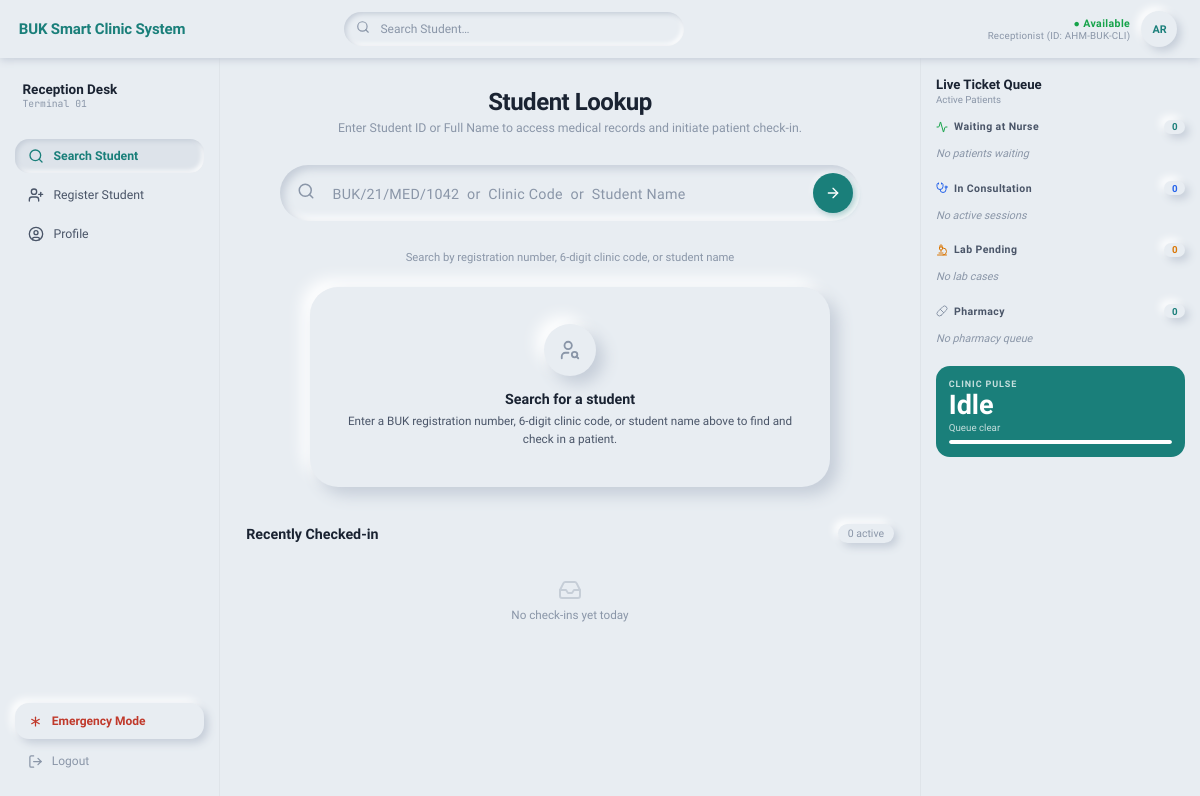
Page /reception/search/ (signed in) on the committed database.
### apps/users/models.py (models this page shows, shortened)
class User(AbstractUser):
    class Role(models.TextChoices):
        ADMIN = "ADMIN", "Administrator"
        RECEPTIONIST = "RECEPTIONIST", "Receptionist"
        NURSE = "NURSE", "Nurse"
        DOCTOR = "DOCTOR", "Doctor"
        LAB_TECH = "LAB_TECH", "Lab Technician"
        PHARMACIST = "PHARMACIST", "Pharmacist"
    username = None
    email = models.EmailField(unique=True)
    role = models.CharField(
        max_length=20, choices=Role.choices, default=Role.RECEPTIONIST
    )
    staff_id = models.CharField(max_length=20, unique=True)
    phone_number = models.CharField(max_length=20, blank=True)
    profile_photo = models.ImageField(upload_to="staff/photos/", null=True, blank=True)
    objects = UserManager()
    USERNAME_FIELD = "email"
    REQUIRED_FIELDS = ["staff_id", "first_name", "last_name"]
    class Meta:
        verbose_name = "User"
        verbose_name_plural = "Users"

### apps/clinic/views.py (the view)
# urls.py: path("reception/search/", views.search_view, name="search"),
@login_required(login_url="clinic:login")
def search_view(request):
    if not _require_receptionist(request):
        raise PermissionDenied
    ctx = _ctx(request)
    ctx["active_nav"] = "search"
    return render(request, "clinic/search.html", ctx)

### apps/clinic/views.py (called while the page is built)
def _require_receptionist(request):
    if not request.user.is_authenticated:
        return False
    role = getattr(request.user, "role", "")
    return role in ("RECEPTIONIST", "ADMIN")

def _queue_stats():
    today = timezone.now().date()
    return {
        "waiting_nurse": Encounter.objects.filter(
            status=Encounter.Status.RECEPTION
        ).count(),
        "with_doctor": Encounter.objects.filter(
            status=Encounter.Status.CONSULTATION
        ).count(),
        "in_lab": Encounter.objects.filter(status=Encounter.Status.LABORATORY).count(),
        "at_pharmacy": Encounter.objects.filter(
            status=Encounter.Status.PHARMACY
        ).count(),
        "closed_today": Encounter.objects.filter(
            status=Encounter.Status.CLOSED, closed_at__date=today
        ).count(),
        "emergency": Encounter.objects.filter(
            status=Encounter.Status.EMERGENCY
        ).count(),
    }

def _recent_encounters():
    today = timezone.now().date()
    return (
        Encounter.objects.select_related("patient")
        .filter(created_at__date=today)
        .exclude(status=Encounter.Status.CLOSED)
        .order_by("-priority", "created_at")[:15]
    )

def _ctx(request):
    return {
        "queue_stats": _queue_stats(),
        "recent_encounters": _recent_encounters(),
        "today": timezone.now().date(),
    }

### apps/clinic/templates/clinic/search.html (shortened to what this page needs)
{% extends "clinic/base.html" %}
{% block content %}
<div class="lookup-hero">
  <h1 class="lookup-title">Student Lookup</h1>
  <p class="lookup-sub">Enter Student ID or Full Name to access medical records and initiate patient check-in.</p>
</div>
<div class="search-bar-wrap">
  <span class="search-ico-left"></span>
  <input
    id="search-inp"
    class="search-bar"
    type="search" name="q"
    autocomplete="off" spellcheck="false"
    placeholder="BUK/21/MED/1042  or  Clinic Code  or  Student Name"
    hx-get="{% url 'clinic:patient_search' %}"
    hx-trigger="input changed delay:400ms, keyup[key=='Enter']"
    hx-target="#search-result"
    hx-indicator="#s-spin"
  >
  <button type="button" class="search-submit" onclick="doSearch()">
    <i data-lucide="arrow-right" style="width:16px;height:16px;"></i>
  </button>
</div>
<div class="search-sub-text">
  Search by registration number, 6-digit clinic code, or student name
</div>
<div id="search-result">
  <div class="state-card">
    <div style="width:52px;height:52px;border-radius:50%;background:var(--bg);box-shadow:var(--neo-md);display:flex;align-items:center;justify-content:center;margin:0 auto 1rem;color:var(--text-3);">
      <i data-lucide="user-search" style="width:22px;height:22px;"></i>
    </div>
    <h3>Search for a student</h3>
    <p>Enter a BUK registration number, 6-digit clinic code, or student name above to find and check in a patient.</p>
  </div>
</div>
<div class="recent-section">
  <div class="recent-header">
    <span class="recent-title">Recently Checked-in</span>
    <span class="recent-count" id="recent-count">{{ recent_encounters|length }} active</span>
  </div>
  <div id="recent-list"
    hx-get="{% url 'clinic:recent_checkins' %}"
    hx-trigger="load, refreshRecent from:body every 20s"
    hx-swap="innerHTML">
    {% include "clinic/partials/recent_checkins.html" %}
  </div>
</div>
{% endblock %}

### apps/clinic/templates/clinic/base.html (shortened to what this page needs)
<!DOCTYPE html>
<html lang="en">
<head>
</head>
<body>
{% block page_wrap %}
<div class="page-shell">
  <header class="topbar">
    <span class="tb-brand">BUK Smart Clinic System</span>
    <div class="tb-search">
      <span class="tb-search-ico"></span>
      <input class="tb-search-inp" type="search" placeholder="Search Student…"
        id="tb-search-inp"
        name="q"
        hx-get="{% url 'clinic:patient_search' %}"
        hx-trigger="input changed delay:400ms"
        hx-target="#search-result"
        hx-push-url="{% url 'clinic:search' %}">
    </div>
    <div class="tb-right">
      <div class="tb-status">
        <span class="tb-available">● Available</span>
        <span class="tb-role">{{ request.user.get_role_display|default:"Receptionist" }} (ID: {{ request.user.staff_id|default:request.user.id }})</span>
      </div>
      <a href="{% url 'clinic:profile' %}" class="tb-avatar" title="Profile">
        {% if request.user.profile_photo %}
          <img src="{{ request.user.profile_photo.url }}" alt="avatar">
        {% else %}
          <span class="tb-avatar-initials">{{ request.user.first_name|first|upper }}{{ request.user.last_name|first|upper }}</span>
        {% endif %}
      </a>
    </div>
  </header>
  <nav class="sidebar">
    <div class="sidebar-section">
      <div class="sidebar-desk">Reception Desk</div>
      <div class="sidebar-term">Terminal 01</div>
    </div>
    <div style="height:1rem;"></div>
    <a href="{% url 'clinic:search' %}" class="nav-link {% if active_nav == 'search' %}active{% endif %}">
      <i data-lucide="search" style="width:16px;height:16px;"></i>
      Search Student
    </a>
    <a href="{% url 'clinic:register' %}" class="nav-link {% if active_nav == 'register' %}active{% endif %}">
      <i data-lucide="user-plus" style="width:16px;height:16px;"></i>
      Register Student
    </a>
    <a href="{% url 'clinic:profile' %}" class="nav-link {% if active_nav == 'profile' %}active{% endif %}">
      <i data-lucide="user-circle" style="width:16px;height:16px;"></i>
      Profile
    </a>
    <div class="sidebar-spacer"></div>
    <button class="emergency-btn" onclick="openEmergencyModal()" type="button">
      <i data-lucide="asterisk" style="width:15px;height:15px;"></i>
      Emergency Mode
    </button>
    <a href="{% url 'clinic:logout' %}" class="logout-btn">
      <i data-lucide="log-out" style="width:15px;height:15px;"></i>
      Logout
    </a>
  </nav>
  <main class="main-content">
    {% block content %}{% endblock %}
  </main>
  <aside class="queue-pane">
    <div>
      <div class="qp-title">Live Ticket Queue</div>
      <div class="qp-sub">Active Patients</div>
    </div>
    <div id="queue-pane-body"
      hx-get="{% url 'clinic:queue_stats' %}"
      hx-trigger="load, refreshQueue from:body every 15s"
      hx-swap="innerHTML">
      {% include "clinic/partials/queue_stats.html" %}
    </div>
  </aside>
</div>
{% endblock %}
</body>
</html>

### apps/clinic/templates/clinic/search.html (style rules this page uses)
.lookup-hero { text-align:center;margin-bottom:2rem }
.lookup-title { font-size:1.6rem;font-weight:800;color:var(--text-1);letter-spacing:-0.02em;margin-bottom:0.35rem }
.lookup-sub { font-size:0.82rem;color:var(--text-3) }
.search-bar-wrap { position:relative;max-width:580px;margin:0 auto 2rem; }
.search-bar { width:100%;height:56px; background:var(--bg); box-shadow:var(--neo-inset); border:none;border-radius:var(--r-xl); padding:0 4.5rem 0 3.5rem; font-size:0.95rem;font-family:var(--font-mono); color:var(--text-1);outline:none; letter-spacing:0.02em; transition:box-shadow 0.2s; }
.search-bar::placeholder { color:var(--text-3);font-family:var(--font-ui) }
.search-ico-left { position:absolute;left:1.1rem;top:50%;transform:translateY(-50%); color:var(--text-3);pointer-events:none;transition:color 0.2s; }
.search-submit { position:absolute;right:0.5rem;top:50%;transform:translateY(-50%); width:40px;height:40px;border-radius:50%; background:var(--teal); box-shadow:3px 3px 6px rgba(26,127,122,0.3),-2px -2px 5px rgba(255,255,255,0.4); border:none;cursor:pointer;color:#fff; display:flex;align-items:center;justify-content:center; transition:all 0.18s var(--ease); }
.search-sub-text { text-align:center;font-size:0.75rem;color:var(--text-3);margin-top:0.5rem }
#search-result { margin-top:1.5rem }
.state-card { background:var(--bg);box-shadow:var(--neo-md);border-radius:var(--r-xl); padding:2.5rem;max-width:520px;margin:0 auto;text-align:center; }
.state-card h3 { font-size:0.95rem;font-weight:700;color:var(--text-1);margin-bottom:0.3rem }
.state-card p { font-size:0.78rem;color:var(--text-2);line-height:1.6 }
.recent-section { margin-top:2.5rem;max-width:660px;margin-left:auto;margin-right:auto }
.recent-header { display:flex;align-items:center;justify-content:space-between;margin-bottom:0.85rem }
.recent-title { font-size:0.95rem;font-weight:700;color:var(--text-1) }
.recent-count { font-size:0.7rem;color:var(--text-3); background:var(--bg);box-shadow:var(--neo-sm); border-radius:var(--r-pill);padding:0.2rem 0.65rem; }

### rows in the picture
User: user.role "Receptionist", user.staff_id "AHM-BUK-CLI", user.first_name|first "A", user.last_name|first "R"

### other values in the picture
{{ recent_encounters|length }} "0"
{{ queue_stats.waiting_nurse }} "0"
{{ queue_stats.with_doctor }} "0"
{{ queue_stats.in_lab }} "0"
{{ queue_stats.at_pharmacy }} "0"
